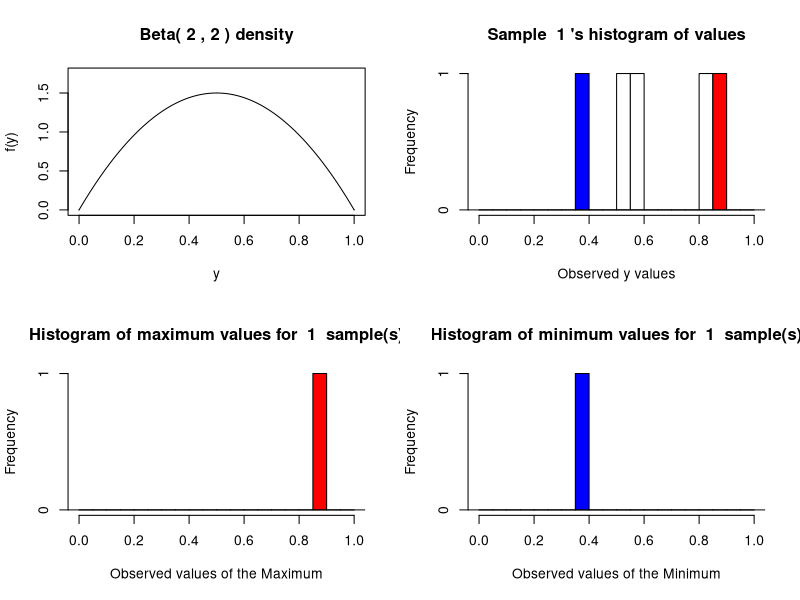
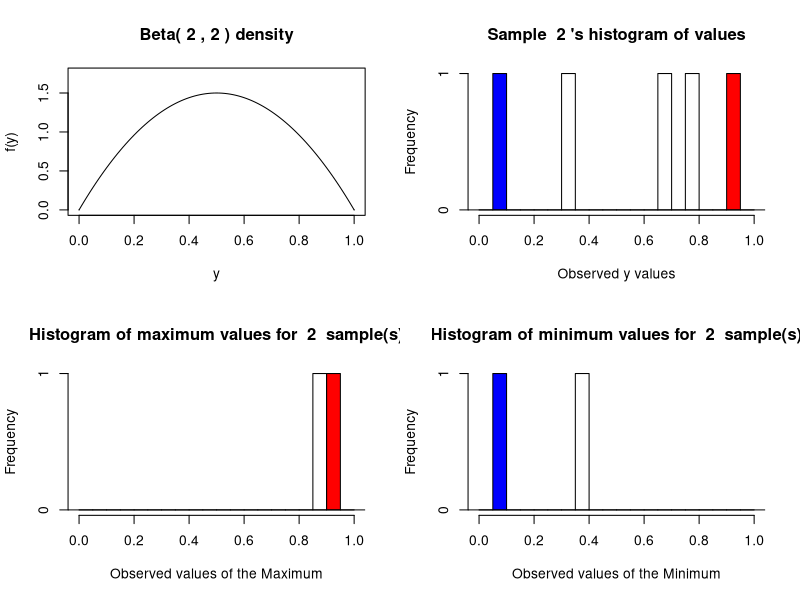
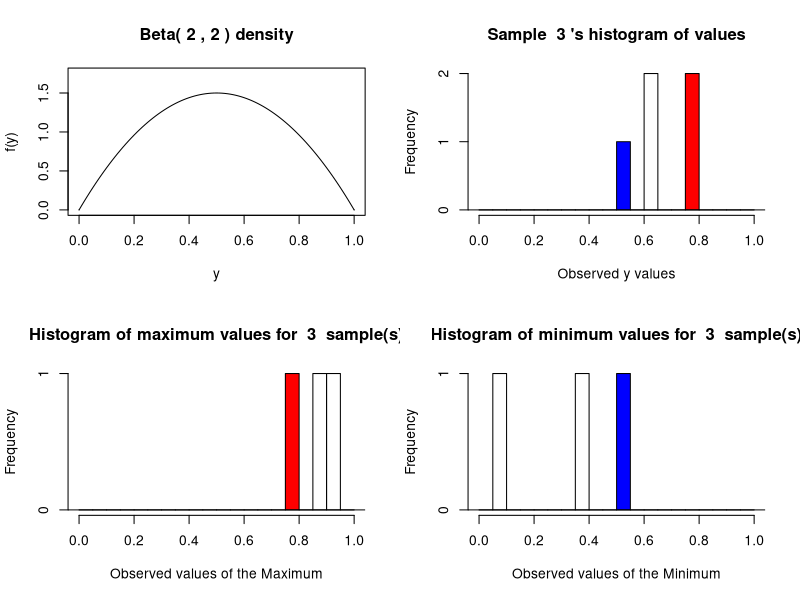
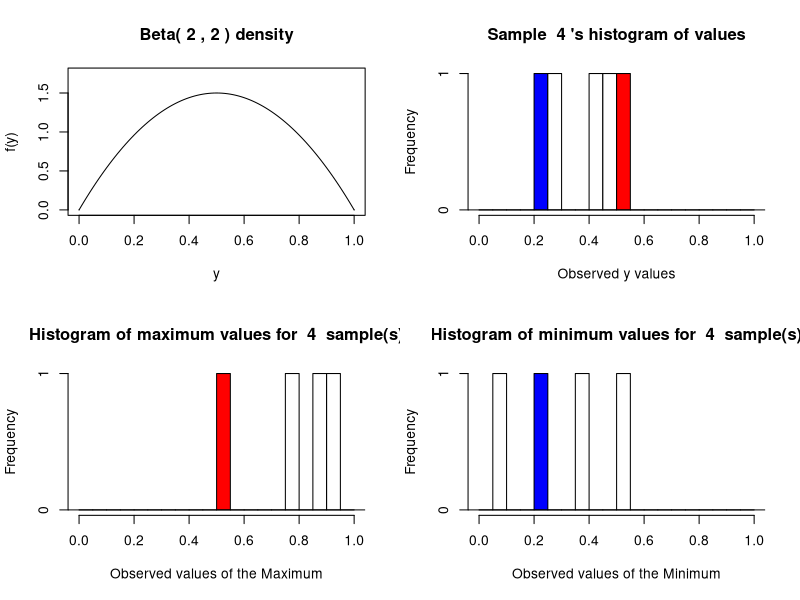
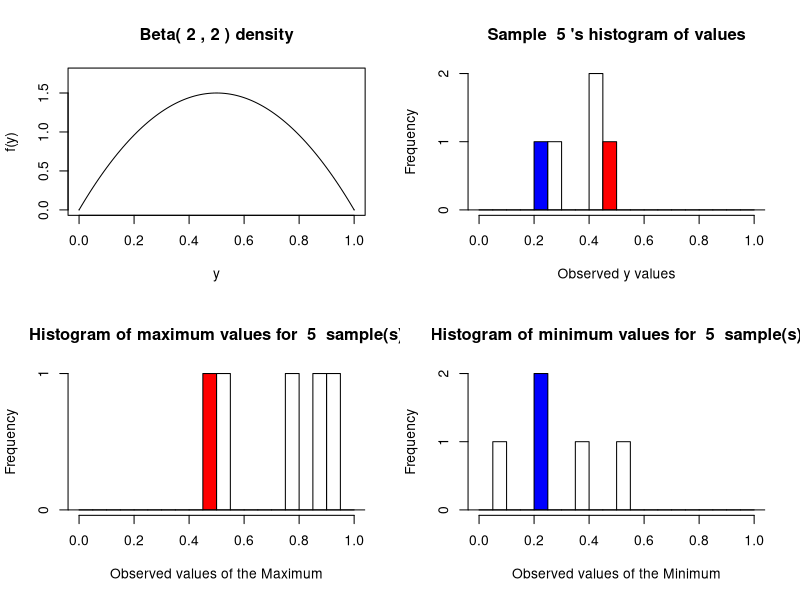
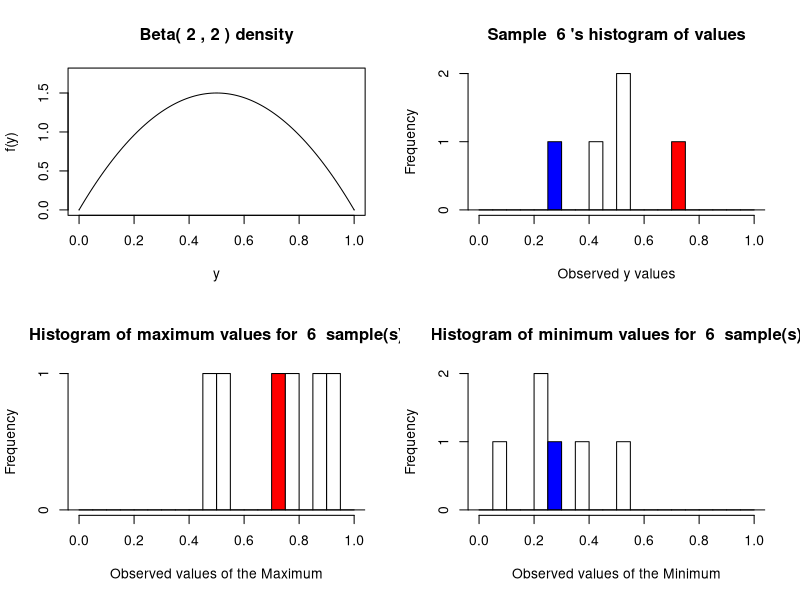
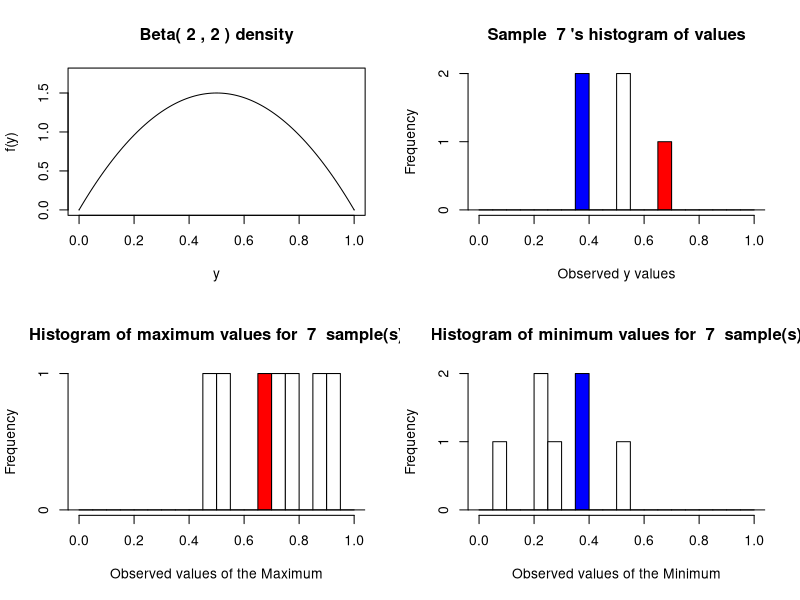
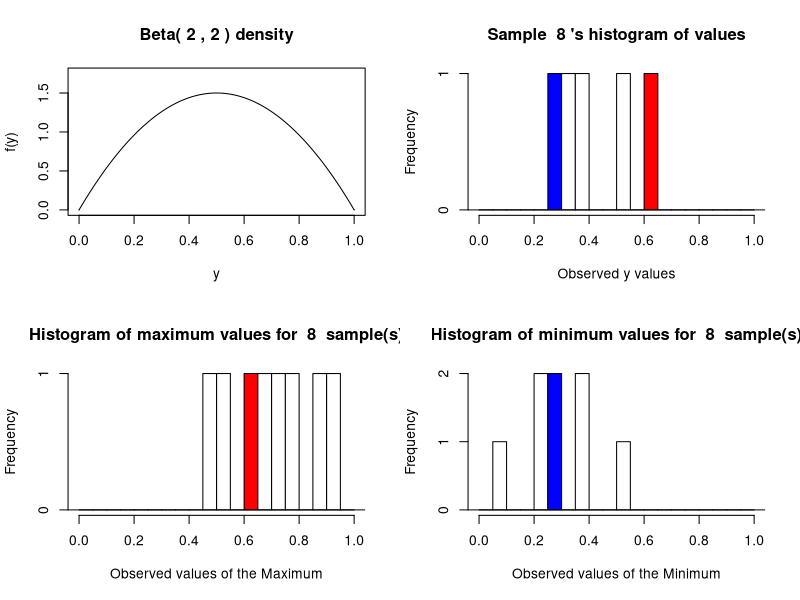

Source code (R) for these figures, in order:
#########################################################################
##Distribution of min/max and joint distribution of min/max
##Justin Post - Fall 2014
#########################################################################

#Max and min dist of n Beta random variables
set.seed(12341)
#set the number of samples we'll do to estimate the distribution
N<-100000
#set the parameters of the beta distribution
alpha<-beta<-2
#set the number of RVs in our random sample
n<-5

#now we'll take N samples of n observations from the beta(alpha, beta) distribution
#Create the data and store it in a matrix - rows represent data sets
samples<-matrix(rbeta(n=n*N,shape1=alpha,shape2=beta),nrow=N,ncol=n,byrow=TRUE)

#Now find the maximum from each sample (i.e. the max value in each row)
maxvalues<-apply(FUN=max,X=samples,MARGIN=1)
minvalues<-apply(FUN=min,X=samples,MARGIN=1)

#set the plot window to allow for four plots at once
par(mfrow=c(2,2))
#Have R wait on mouse click for next sample
par(ask=TRUE)


for(i in c(1:151,1000,N)){
	#plot the beta(alpha,beta) density in the (1,1) pane
	plot(x=seq(from=0,to=1,by=0.01),y=dbeta(x=seq(from=0,to=1,by=0.01),shape1=alpha,shape2=beta),type="l",
	main=paste("Beta(",alpha,",",beta,") density"),ylab="f(y)",xlab="y",xlim=c(0,1),
	ylim=c(0,max(dbeta(x=seq(from=0,to=1,by=0.01),shape1=alpha,shape2=beta)+0.25)))

	#put the vertical bars on the sides
	segments(x0=0,y0=0,x1=0,y1=dbeta(x=0,shape1=alpha,shape2=beta))
	segments(x0=1,y0=0,x1=1,y1=dbeta(x=1,shape1=alpha,shape2=beta))

	#Put a histogram of the sample values on the (1,2) pane
	samplebreaks<-cut(maxvalues[1:i],breaks=seq(from=0,to=1,by=0.05))
	clr<-c(rep("white",length(seq(from=0,to=1,by=0.05))))
	minbreaks<-cut(minvalues[1:i],breaks=seq(from=0,to=1,by=0.05))
	maxbreaks<-cut(maxvalues[1:i],breaks=seq(from=0,to=1,by=0.05))
	clr[maxbreaks[i]]<-"red"
	clr[minbreaks[i]]<-"blue"
	hist(samples[i,],main=paste("Sample ",i,"'s histogram of values"),freq=TRUE,xlab="Observed y values",xlim=c(0,1),breaks=seq(from=0,to=1,by=0.05),col=clr)
	abline(h=0)

	#now place the histogram of the maximum on the (2,1) pane
	clr<-c(rep("white",length(seq(from=0,to=1,by=0.05))))
	clr[maxbreaks[i]]<-"red"
	maxhist<-hist(maxvalues[1:i],main=paste("Histogram of maximum values for ",i," sample(s)"),freq=TRUE,xlab="Observed values of the Maximum",xlim=c(0,1),breaks=seq(from=0,to=1,by=0.05),col=clr)
	abline(h=0)

	#now place the histogram of the minimum on the (2,2) pane
	clr<-c(rep("white",length(seq(from=0,to=1,by=0.05))))
	clr[minbreaks[i]]<-"blue"
	minhist<-hist(minvalues[1:i],main=paste("Histogram of minimum values for ",i," sample(s)"),freq=TRUE,xlab="Observed values of the Minimum",xlim=c(0,1),breaks=seq(from=0,to=1,by=0.05),col=clr)
	abline(h=0)

	if ((i>30)&&(i<151)){
		par(ask=FALSE)
		Sys.sleep(0.1)
	}else if (i==151) {
		par(ask=TRUE)
	}
}



#################################################################33
##Now 3-d plot of joint distribution

#grid of xy values to plot over
xgrid<-ygrid<-seq(from=0,to=1,by=0.05)

#set plotting window
par(mfrow=c(2,2))
#ask to move plot ahead
par(ask=TRUE)

#Now look through each obsevation and add 1 if values fall in that grid point
for(i in c(1:151,500,1000,5000,N)){

	#matrix to store which grid point the value fell into
	z<-matrix(0,nrow=length(xgrid),ncol=length(ygrid))
	for (j in 1:i){
		z[min(which((minvalues[j]<=ygrid)==TRUE)),min(which((maxvalues[j]<=xgrid)
		==TRUE))]<-z[min(which((minvalues[j]<=ygrid)==TRUE)),min(which((maxvalues[j]<=xgrid)==TRUE))]+1
	}

	#plot 3d of joint
	persp(x=xgrid,y=ygrid,z=z,main="Joint Distribution of Min and Max",xlab="Min Values", ylab="Max Values",zlab="Joint",theta=-45,phi=15,d=5)

	#Put a histogram of the sample values on the (1,2) pane
	samplebreaks<-cut(maxvalues[1:i],breaks=seq(from=0,to=1,by=0.05))
	clr<-c(rep("white",length(seq(from=0,to=1,by=0.05))))
	minbreaks<-cut(minvalues[1:i],breaks=seq(from=0,to=1,by=0.05))
	maxbreaks<-cut(maxvalues[1:i],breaks=seq(from=0,to=1,by=0.05))
	clr[maxbreaks[i]]<-"red"
	clr[minbreaks[i]]<-"blue"
	hist(samples[i,],main=paste("Sample ",i,"'s histogram of values"),freq=TRUE,xlab="Observed y values",xlim=c(0,1),breaks=seq(from=0,to=1,by=0.05),col=clr)
	abline(h=0)

	#now place the histogram of the maximum on the (2,1) pane
	clr<-c(rep("white",length(seq(from=0,to=1,by=0.05))))
	clr[maxbreaks[i]]<-"red"
	maxhist<-hist(maxvalues[1:i],main=paste("Histogram of maximum values for ",i," sample(s)"),freq=TRUE,xlab="Observed values of the Maximum",xlim=c(0,1),breaks=seq(from=0,to=1,by=0.05),col=clr)
	abline(h=0)

	#now place the histogram of the minimum on the (2,2) pane	
	clr<-c(rep("white",length(seq(from=0,to=1,by=0.05))))
	clr[minbreaks[i]]<-"blue"
	minhist<-hist(minvalues[1:i],main=paste("Histogram of minimum values for ",i," sample(s)"),freq=TRUE,xlab="Observed values of the Minimum",xlim=c(0,1),breaks=seq(from=0,to=1,by=0.05),col=clr)
	abline(h=0)

	if ((i>30)&&(i<151)){
		par(ask=FALSE)
		Sys.sleep(0.1)
	}else if (i==151) {
		par(ask=TRUE)
	}
}

